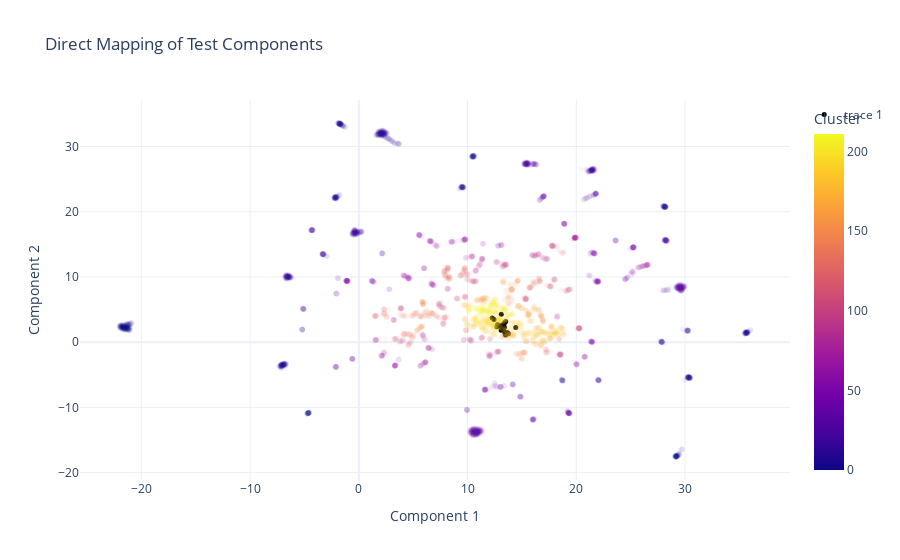

This figure's notebook cell:
### Code cell
fig1 = px.scatter(
    data_frame = filtered,
    x = "Component 1",
    y = "Component 2",
    color = "Cluster",
    hover_data = ["Target", "Media"],
    opacity = 0.03, # increase after points are identified, then zoom
    template="plotly_white",
    title="Direct Mapping of Test Components"
) 

# Add the new test points as a scatter trace
fig1.add_trace(
    go.Scatter(
        x = test_df["Component 1"],
        y = test_df["Component 2"],
        mode='markers',
        marker=dict(
            color='black', 
            size=5,  
            opacity=1.0 
        )
    )
)

fig1.show()

### Figure 1 — Plotly figure (JSON) as saved in the notebook; plotly's stock layout.template omitted (floating-point values rounded to 4 significant figures; data arrays with more than 128 entries replaced by an {"elided": "..."} marker saying what was removed)
{"data": [{"customdata": {"elided": "7615x2 str values"}, "hovertemplate": "Component 1=%{x}<br>Component 2=%{y}<br>Target=%{customdata[0]}<br>Media=%{customdata[1]}<br>Cluster=%{marker.color}<extra></extra>", "legendgroup": "", "marker": {"color": {"elided": "7615 int values"}, "coloraxis": "coloraxis", "opacity": 0.03, "symbol": "circle"}, "mode": "markers", "name": "", "showlegend": false, "type": "scattergl", "x": {"elided": "7615 float values"}, "xaxis": "x", "y": {"elided": "7615 float values"}, "yaxis": "y"}, {"marker": {"color": "black", "opacity": 1, "size": 5}, "mode": "markers", "type": "scatter", "x": [13.51, 13.49, 13.37, 13.25, 12.76, 13.64, 13.12, 13.1, 13.54, 13.41, 13.32, 13.76, 14.43, 12.69, 13.37, 13.43, 12.99, 13.7, 12.44, 13.08, 13.18, 12.27, 13.47], "y": [3.162, 1.115, 2.24, 2.694, 2.724, 1.471, 2.536, 4.273, 1.205, 2.967, 1.919, 1.28, 2.268, 2.368, 2.318, 1.44, 2.497, 1.342, 3.474, 1.841, 2.104, 3.709, 1.288]}], "layout": {"coloraxis": {"colorbar": {"title": {"text": "Cluster"}}, "colorscale": [[0, "#0d0887"], [0.1111, "#46039f"], [0.2222, "#7201a8"], [0.3333, "#9c179e"], [0.4444, "#bd3786"], [0.5556, "#d8576b"], [0.6667, "#ed7953"], [0.7778, "#fb9f3a"], [0.8889, "#fdca26"], [1, "#f0f921"]]}, "legend": {"tracegroupgap": 0}, "title": {"text": "Direct Mapping of Test Components"}, "xaxis": {"anchor": "y", "domain": [0, 1], "title": {"text": "Component 1"}}, "yaxis": {"anchor": "x", "domain": [0, 1], "title": {"text": "Component 2"}}}}
